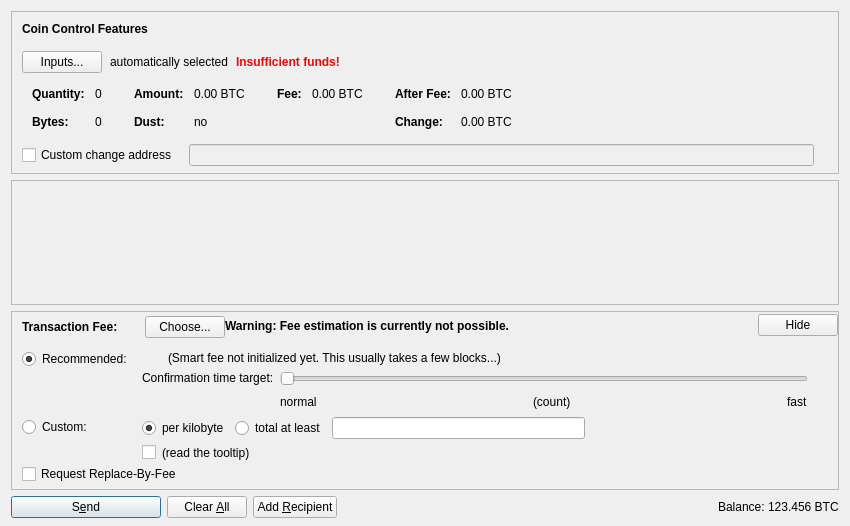
<?xml version="1.0" encoding="UTF-8"?>
<ui version="4.0">
 <class>SendCoinsDialog</class>
 <widget class="QDialog" name="SendCoinsDialog">
  <property name="geometry">
   <rect>
    <x>0</x>
    <y>0</y>
    <width>850</width>
    <height>526</height>
   </rect>
  </property>
  <property name="windowTitle">
   <string>Send Coins</string>
  </property>
  <layout class="QVBoxLayout" name="verticalLayout" stretch="0,1,0,0">
   <property name="bottomMargin">
    <number>8</number>
   </property>
   <item>
    <widget class="QFrame" name="frameCoinControl">
     <property name="sizePolicy">
      <sizepolicy hsizetype="Expanding" vsizetype="Expanding">
       <horstretch>0</horstretch>
       <verstretch>0</verstretch>
      </sizepolicy>
     </property>
     <property name="maximumSize">
      <size>
       <width>16777215</width>
       <height>16777215</height>
      </size>
     </property>
     <property name="frameShape">
      <enum>QFrame::StyledPanel</enum>
     </property>
     <property name="frameShadow">
      <enum>QFrame::Sunken</enum>
     </property>
     <layout class="QVBoxLayout" name="verticalLayoutCoinControl2">
      <property name="spacing">
       <number>0</number>
      </property>
      <property name="leftMargin">
       <number>0</number>
      </property>
      <property name="topMargin">
       <number>0</number>
      </property>
      <property name="rightMargin">
       <number>0</number>
      </property>
      <property name="bottomMargin">
       <number>6</number>
      </property>
      <item>
       <layout class="QVBoxLayout" name="verticalLayoutCoinControl" stretch="0,0,0,0,1">
        <property name="spacing">
         <number>0</number>
        </property>
        <property name="leftMargin">
         <number>10</number>
        </property>
        <property name="topMargin">
         <number>10</number>
        </property>
        <item>
         <layout class="QHBoxLayout" name="horizontalLayoutCoinControl1">
          <property name="bottomMargin">
           <number>15</number>
          </property>
          <item>
           <widget class="QLabel" name="labelCoinControlFeatures">
            <property name="sizePolicy">
             <sizepolicy hsizetype="Preferred" vsizetype="Maximum">
              <horstretch>0</horstretch>
              <verstretch>0</verstretch>
             </sizepolicy>
            </property>
            <property name="font">
             <font>
              <weight>75</weight>
              <bold>true</bold>
             </font>
            </property>
            <property name="styleSheet">
             <string notr="true">font-weight:bold;</string>
            </property>
            <property name="text">
             <string>Coin Control Features</string>
            </property>
           </widget>
          </item>
         </layout>
        </item>
        <item>
         <layout class="QHBoxLayout" name="horizontalLayoutCoinControl2" stretch="0,0,0,0">
          <property name="spacing">
           <number>8</number>
          </property>
          <property name="bottomMargin">
           <number>10</number>
          </property>
          <item>
           <widget class="QPushButton" name="pushButtonCoinControl">
            <property name="styleSheet">
             <string notr="true"/>
            </property>
            <property name="text">
             <string>Inputs...</string>
            </property>
            <property name="autoDefault">
             <bool>false</bool>
            </property>
           </widget>
          </item>
          <item>
           <widget class="QLabel" name="labelCoinControlAutomaticallySelected">
            <property name="text">
             <string>automatically selected</string>
            </property>
            <property name="margin">
             <number>5</number>
            </property>
           </widget>
          </item>
          <item>
           <widget class="QLabel" name="labelCoinControlInsuffFunds">
            <property name="font">
             <font>
              <weight>75</weight>
              <bold>true</bold>
             </font>
            </property>
            <property name="styleSheet">
             <string notr="true">color:red;font-weight:bold;</string>
            </property>
            <property name="text">
             <string>Insufficient funds!</string>
            </property>
            <property name="margin">
             <number>5</number>
            </property>
           </widget>
          </item>
          <item>
           <spacer name="horizontalSpacerCoinControl">
            <property name="orientation">
             <enum>Qt::Horizontal</enum>
            </property>
            <property name="sizeHint" stdset="0">
             <size>
              <width>40</width>
              <height>1</height>
             </size>
            </property>
           </spacer>
          </item>
         </layout>
        </item>
        <item>
         <widget class="QWidget" name="widgetCoinControl" native="true">
          <property name="sizePolicy">
           <sizepolicy hsizetype="Preferred" vsizetype="Preferred">
            <horstretch>0</horstretch>
            <verstretch>0</verstretch>
           </sizepolicy>
          </property>
          <property name="minimumSize">
           <size>
            <width>0</width>
            <height>0</height>
           </size>
          </property>
          <property name="styleSheet">
           <string notr="true"/>
          </property>
          <layout class="QHBoxLayout" name="horizontalLayoutCoinControl5">
           <property name="leftMargin">
            <number>0</number>
           </property>
           <property name="topMargin">
            <number>0</number>
           </property>
           <property name="rightMargin">
            <number>0</number>
           </property>
           <property name="bottomMargin">
            <number>0</number>
           </property>
           <item>
            <layout class="QHBoxLayout" name="horizontalLayoutCoinControl3" stretch="0,0,0,1">
             <property name="spacing">
              <number>20</number>
             </property>
             <property name="topMargin">
              <number>0</number>
             </property>
             <property name="bottomMargin">
              <number>10</number>
             </property>
             <item>
              <layout class="QFormLayout" name="formLayoutCoinControl1">
               <property name="horizontalSpacing">
                <number>10</number>
               </property>
               <property name="verticalSpacing">
                <number>14</number>
               </property>
               <property name="leftMargin">
                <number>10</number>
               </property>
               <property name="topMargin">
                <number>4</number>
               </property>
               <property name="rightMargin">
                <number>6</number>
               </property>
               <item row="0" column="0">
                <widget class="QLabel" name="labelCoinControlQuantityText">
                 <property name="font">
                  <font>
                   <weight>75</weight>
                   <bold>true</bold>
                  </font>
                 </property>
                 <property name="text">
                  <string>Quantity:</string>
                 </property>
                 <property name="margin">
                  <number>0</number>
                 </property>
                </widget>
               </item>
               <item row="0" column="1">
                <widget class="QLabel" name="labelCoinControlQuantity">
                 <property name="cursor">
                  <cursorShape>IBeamCursor</cursorShape>
                 </property>
                 <property name="contextMenuPolicy">
                  <enum>Qt::ActionsContextMenu</enum>
                 </property>
                 <property name="text">
                  <string notr="true">0</string>
                 </property>
                 <property name="margin">
                  <number>0</number>
                 </property>
                 <property name="textInteractionFlags">
                  <set>Qt::LinksAccessibleByMouse|Qt::TextSelectableByKeyboard|Qt::TextSelectableByMouse</set>
                 </property>
                </widget>
               </item>
               <item row="1" column="0">
                <widget class="QLabel" name="labelCoinControlBytesText">
                 <property name="font">
                  <font>
                   <weight>75</weight>
                   <bold>true</bold>
                  </font>
                 </property>
                 <property name="text">
                  <string>Bytes:</string>
                 </property>
                </widget>
               </item>
               <item row="1" column="1">
                <widget class="QLabel" name="labelCoinControlBytes">
                 <property name="cursor">
                  <cursorShape>IBeamCursor</cursorShape>
                 </property>
                 <property name="contextMenuPolicy">
                  <enum>Qt::ActionsContextMenu</enum>
                 </property>
                 <property name="text">
                  <string notr="true">0</string>
                 </property>
                 <property name="textInteractionFlags">
                  <set>Qt::LinksAccessibleByMouse|Qt::TextSelectableByKeyboard|Qt::TextSelectableByMouse</set>
                 </property>
                </widget>
               </item>
              </layout>
             </item>
             <item>
              <layout class="QFormLayout" name="formLayoutCoinControl2">
               <property name="horizontalSpacing">
                <number>10</number>
               </property>
               <property name="verticalSpacing">
                <number>14</number>
               </property>
               <property name="leftMargin">
                <number>6</number>
               </property>
               <property name="topMargin">
                <number>4</number>
               </property>
               <property name="rightMargin">
                <number>6</number>
               </property>
               <item row="0" column="0">
                <widget class="QLabel" name="labelCoinControlAmountText">
                 <property name="font">
                  <font>
                   <weight>75</weight>
                   <bold>true</bold>
                  </font>
                 </property>
                 <property name="text">
                  <string>Amount:</string>
                 </property>
                 <property name="margin">
                  <number>0</number>
                 </property>
                </widget>
               </item>
               <item row="0" column="1">
                <widget class="QLabel" name="labelCoinControlAmount">
                 <property name="cursor">
                  <cursorShape>IBeamCursor</cursorShape>
                 </property>
                 <property name="contextMenuPolicy">
                  <enum>Qt::ActionsContextMenu</enum>
                 </property>
                 <property name="text">
                  <string notr="true">0.00 BTC</string>
                 </property>
                 <property name="textInteractionFlags">
                  <set>Qt::LinksAccessibleByMouse|Qt::TextSelectableByKeyboard|Qt::TextSelectableByMouse</set>
                 </property>
                </widget>
               </item>
               <item row="1" column="0">
                <widget class="QLabel" name="labelCoinControlLowOutputText">
                 <property name="font">
                  <font>
                   <weight>75</weight>
                   <bold>true</bold>
                  </font>
                 </property>
                 <property name="text">
                  <string>Dust:</string>
                 </property>
                </widget>
               </item>
               <item row="1" column="1">
                <widget class="QLabel" name="labelCoinControlLowOutput">
                 <property name="cursor">
                  <cursorShape>IBeamCursor</cursorShape>
                 </property>
                 <property name="contextMenuPolicy">
                  <enum>Qt::ActionsContextMenu</enum>
                 </property>
                 <property name="text">
                  <string notr="true">no</string>
                 </property>
                 <property name="textInteractionFlags">
                  <set>Qt::LinksAccessibleByMouse|Qt::TextSelectableByKeyboard|Qt::TextSelectableByMouse</set>
                 </property>
                </widget>
               </item>
              </layout>
             </item>
             <item>
              <layout class="QFormLayout" name="formLayoutCoinControl3">
               <property name="horizontalSpacing">
                <number>10</number>
               </property>
               <property name="verticalSpacing">
                <number>14</number>
               </property>
               <property name="leftMargin">
                <number>6</number>
               </property>
               <property name="topMargin">
                <number>4</number>
               </property>
               <property name="rightMargin">
                <number>6</number>
               </property>
               <item row="0" column="0">
                <widget class="QLabel" name="labelCoinControlFeeText">
                 <property name="font">
                  <font>
                   <weight>75</weight>
                   <bold>true</bold>
                  </font>
                 </property>
                 <property name="text">
                  <string>Fee:</string>
                 </property>
                 <property name="margin">
                  <number>0</number>
                 </property>
                </widget>
               </item>
               <item row="0" column="1">
                <widget class="QLabel" name="labelCoinControlFee">
                 <property name="cursor">
                  <cursorShape>IBeamCursor</cursorShape>
                 </property>
                 <property name="contextMenuPolicy">
                  <enum>Qt::ActionsContextMenu</enum>
                 </property>
                 <property name="text">
                  <string notr="true">0.00 BTC</string>
                 </property>
                 <property name="textInteractionFlags">
                  <set>Qt::LinksAccessibleByMouse|Qt::TextSelectableByKeyboard|Qt::TextSelectableByMouse</set>
                 </property>
                </widget>
               </item>
              </layout>
             </item>
             <item>
              <layout class="QFormLayout" name="formLayoutCoinControl4">
               <property name="horizontalSpacing">
                <number>10</number>
               </property>
               <property name="verticalSpacing">
                <number>14</number>
               </property>
               <property name="leftMargin">
                <number>6</number>
               </property>
               <property name="topMargin">
                <number>4</number>
               </property>
               <property name="rightMargin">
                <number>6</number>
               </property>
               <item row="0" column="0">
                <widget class="QLabel" name="labelCoinControlAfterFeeText">
                 <property name="font">
                  <font>
                   <weight>75</weight>
                   <bold>true</bold>
                  </font>
                 </property>
                 <property name="text">
                  <string>After Fee:</string>
                 </property>
                 <property name="margin">
                  <number>0</number>
                 </property>
                </widget>
               </item>
               <item row="0" column="1">
                <widget class="QLabel" name="labelCoinControlAfterFee">
                 <property name="cursor">
                  <cursorShape>IBeamCursor</cursorShape>
                 </property>
                 <property name="contextMenuPolicy">
                  <enum>Qt::ActionsContextMenu</enum>
                 </property>
                 <property name="text">
                  <string notr="true">0.00 BTC</string>
                 </property>
                 <property name="textInteractionFlags">
                  <set>Qt::LinksAccessibleByMouse|Qt::TextSelectableByKeyboard|Qt::TextSelectableByMouse</set>
                 </property>
                </widget>
               </item>
               <item row="1" column="0">
                <widget class="QLabel" name="labelCoinControlChangeText">
                 <property name="font">
                  <font>
                   <weight>75</weight>
                   <bold>true</bold>
                  </font>
                 </property>
                 <property name="text">
                  <string>Change:</string>
                 </property>
                </widget>
               </item>
               <item row="1" column="1">
                <widget class="QLabel" name="labelCoinControlChange">
                 <property name="cursor">
                  <cursorShape>IBeamCursor</cursorShape>
                 </property>
                 <property name="contextMenuPolicy">
                  <enum>Qt::ActionsContextMenu</enum>
                 </property>
                 <property name="text">
                  <string notr="true">0.00 BTC</string>
                 </property>
                 <property name="textInteractionFlags">
                  <set>Qt::LinksAccessibleByMouse|Qt::TextSelectableByKeyboard|Qt::TextSelectableByMouse</set>
                 </property>
                </widget>
               </item>
              </layout>
             </item>
            </layout>
           </item>
          </layout>
         </widget>
        </item>
        <item>
         <layout class="QHBoxLayout" name="horizontalLayoutCoinControl4" stretch="0,0,0">
          <property name="spacing">
           <number>12</number>
          </property>
          <property name="sizeConstraint">
           <enum>QLayout::SetDefaultConstraint</enum>
          </property>
          <property name="topMargin">
           <number>5</number>
          </property>
          <property name="rightMargin">
           <number>5</number>
          </property>
          <item>
           <widget class="QCheckBox" name="checkBoxCoinControlChange">
            <property name="toolTip">
             <string>If this is activated, but the change address is empty or invalid, change will be sent to a newly generated address.</string>
            </property>
            <property name="text">
             <string>Custom change address</string>
            </property>
           </widget>
          </item>
          <item>
           <widget class="QValidatedLineEdit" name="lineEditCoinControlChange">
            <property name="enabled">
             <bool>false</bool>
            </property>
            <property name="sizePolicy">
             <sizepolicy hsizetype="Expanding" vsizetype="Fixed">
              <horstretch>0</horstretch>
              <verstretch>0</verstretch>
             </sizepolicy>
            </property>
           </widget>
          </item>
          <item>
           <widget class="QLabel" name="labelCoinControlChangeLabel">
            <property name="sizePolicy">
             <sizepolicy hsizetype="Preferred" vsizetype="Expanding">
              <horstretch>0</horstretch>
              <verstretch>0</verstretch>
             </sizepolicy>
            </property>
            <property name="minimumSize">
             <size>
              <width>0</width>
              <height>0</height>
             </size>
            </property>
            <property name="text">
             <string/>
            </property>
            <property name="margin">
             <number>3</number>
            </property>
           </widget>
          </item>
         </layout>
        </item>
        <item>
         <spacer name="verticalSpacerCoinControl">
          <property name="orientation">
           <enum>Qt::Vertical</enum>
          </property>
          <property name="sizeHint" stdset="0">
           <size>
            <width>800</width>
            <height>1</height>
           </size>
          </property>
         </spacer>
        </item>
       </layout>
      </item>
     </layout>
    </widget>
   </item>
   <item>
    <widget class="QScrollArea" name="scrollArea">
     <property name="widgetResizable">
      <bool>true</bool>
     </property>
     <widget class="QWidget" name="scrollAreaWidgetContents">
      <property name="geometry">
       <rect>
        <x>0</x>
        <y>0</y>
        <width>830</width>
        <height>104</height>
       </rect>
      </property>
      <layout class="QVBoxLayout" name="verticalLayout_2" stretch="0,1">
       <property name="leftMargin">
        <number>0</number>
       </property>
       <property name="topMargin">
        <number>0</number>
       </property>
       <property name="rightMargin">
        <number>0</number>
       </property>
       <property name="bottomMargin">
        <number>0</number>
       </property>
       <item>
        <layout class="QVBoxLayout" name="entries">
         <property name="spacing">
          <number>6</number>
         </property>
        </layout>
       </item>
       <item>
        <spacer name="verticalSpacer">
         <property name="orientation">
          <enum>Qt::Vertical</enum>
         </property>
         <property name="sizeHint" stdset="0">
          <size>
           <width>20</width>
           <height>40</height>
          </size>
         </property>
        </spacer>
       </item>
      </layout>
     </widget>
    </widget>
   </item>
   <item>
    <widget class="QFrame" name="frameFee">
     <property name="sizePolicy">
      <sizepolicy hsizetype="Expanding" vsizetype="Expanding">
       <horstretch>0</horstretch>
       <verstretch>0</verstretch>
      </sizepolicy>
     </property>
     <property name="maximumSize">
      <size>
       <width>16777215</width>
       <height>16777215</height>
      </size>
     </property>
     <property name="frameShape">
      <enum>QFrame::StyledPanel</enum>
     </property>
     <property name="frameShadow">
      <enum>QFrame::Sunken</enum>
     </property>
     <layout class="QVBoxLayout" name="verticalLayoutFee1">
      <property name="spacing">
       <number>0</number>
      </property>
      <property name="leftMargin">
       <number>0</number>
      </property>
      <property name="topMargin">
       <number>0</number>
      </property>
      <property name="rightMargin">
       <number>0</number>
      </property>
      <property name="bottomMargin">
       <number>0</number>
      </property>
      <item>
       <layout class="QVBoxLayout" name="verticalLayoutFee2" stretch="0,0,0">
        <property name="spacing">
         <number>0</number>
        </property>
        <property name="leftMargin">
         <number>10</number>
        </property>
        <property name="topMargin">
         <number>0</number>
        </property>
        <item>
         <layout class="QHBoxLayout" name="horizontalLayoutFee1">
          <property name="bottomMargin">
           <number>0</number>
          </property>
          <item>
           <layout class="QVBoxLayout" name="verticalLayoutFee7">
            <property name="spacing">
             <number>0</number>
            </property>
            <item>
             <spacer name="verticalSpacerSmartFee">
              <property name="orientation">
               <enum>Qt::Vertical</enum>
              </property>
              <property name="sizeType">
               <enum>QSizePolicy::Fixed</enum>
              </property>
              <property name="sizeHint" stdset="0">
               <size>
                <width>1</width>
                <height>4</height>
               </size>
              </property>
             </spacer>
            </item>
            <item>
             <layout class="QHBoxLayout" name="horizontalLayoutSmartFee">
              <property name="spacing">
               <number>10</number>
              </property>
              <item>
               <widget class="QLabel" name="labelFeeHeadline">
                <property name="sizePolicy">
                 <sizepolicy hsizetype="Preferred" vsizetype="Maximum">
                  <horstretch>0</horstretch>
                  <verstretch>0</verstretch>
                 </sizepolicy>
                </property>
                <property name="font">
                 <font>
                  <weight>75</weight>
                  <bold>true</bold>
                 </font>
                </property>
                <property name="styleSheet">
                 <string notr="true">font-weight:bold;</string>
                </property>
                <property name="text">
                 <string>Transaction Fee:</string>
                </property>
               </widget>
              </item>
              <item>
               <widget class="QLabel" name="labelFeeMinimized">
                <property name="text">
                 <string/>
                </property>
               </widget>
              </item>
              <item>
               <widget class="QPushButton" name="buttonChooseFee">
                <property name="text">
                 <string>Choose...</string>
                </property>
               </widget>
              </item>
             </layout>
            </item>
            <item>
             <spacer name="verticalSpacer_5">
              <property name="orientation">
               <enum>Qt::Vertical</enum>
              </property>
              <property name="sizeHint" stdset="0">
               <size>
                <width>1</width>
                <height>1</height>
               </size>
              </property>
             </spacer>
            </item>
           </layout>
          </item>
          <item>
           <widget class="QLabel" name="fallbackFeeWarningLabel">
            <property name="toolTip">
             <string>Using the fallbackfee can result in sending a transaction that will take several hours or days (or never) to confirm. Consider choosing your fee manually or wait until your have validated the complete chain.</string>
            </property>
            <property name="font">
            <font>
                <weight>75</weight>
                <bold>true</bold>
            </font>
            </property>
            <property name="text">
             <string>Warning: Fee estimation is currently not possible.</string>
            </property>
            <property name="wordWrap">
             <bool>false</bool>
            </property>
           </widget>
          </item>
          <item>
           <spacer name="horizontalSpacer_4">
            <property name="orientation">
             <enum>Qt::Horizontal</enum>
            </property>
            <property name="sizeType">
             <enum>QSizePolicy::MinimumExpanding</enum>
            </property>
            <property name="sizeHint" stdset="0">
             <size>
              <width>40</width>
              <height>20</height>
             </size>
            </property>
           </spacer>
          </item>
          <item>
           <widget class="QPushButton" name="buttonMinimizeFee">
            <property name="toolTip">
             <string>collapse fee-settings</string>
            </property>
            <property name="text">
             <string>Hide</string>
            </property>
           </widget>
          </item>
         </layout>
        </item>
        <item>
         <widget class="QFrame" name="frameFeeSelection">
          <layout class="QVBoxLayout" name="verticalLayoutFee12">
           <property name="spacing">
            <number>0</number>
           </property>
           <property name="leftMargin">
            <number>0</number>
           </property>
           <property name="topMargin">
            <number>0</number>
           </property>
           <property name="rightMargin">
            <number>0</number>
           </property>
           <property name="bottomMargin">
            <number>0</number>
           </property>
           <item>
            <layout class="QGridLayout" name="gridLayoutFee">
             <property name="topMargin">
              <number>10</number>
             </property>
             <property name="bottomMargin">
              <number>4</number>
             </property>
             <property name="horizontalSpacing">
              <number>10</number>
             </property>
             <property name="verticalSpacing">
              <number>4</number>
             </property>
             <item row="1" column="1">
              <layout class="QVBoxLayout" name="verticalLayoutFee8">
               <property name="spacing">
                <number>6</number>
               </property>
               <item>
                <layout class="QHBoxLayout" name="horizontalLayoutFee13">
                 <item>
                  <widget class="QRadioButton" name="radioCustomPerKilobyte">
                   <property name="toolTip">
                    <string>If the custom fee is set to 1000 satoshis and the transaction is only 250 bytes, then &quot;per kilobyte&quot; only pays 250 satoshis in fee, while &quot;total at least&quot; pays 1000 satoshis. For transactions bigger than a kilobyte both pay by kilobyte.</string>
                   </property>
                   <property name="text">
                    <string>per kilobyte</string>
                   </property>
                   <property name="checked">
                    <bool>true</bool>
                   </property>
                   <attribute name="buttonGroup">
                    <string notr="true">groupCustomFee</string>
                   </attribute>
                  </widget>
                 </item>
                 <item>
                  <widget class="QRadioButton" name="radioCustomAtLeast">
                   <property name="toolTip">
                    <string>If the custom fee is set to 1000 satoshis and the transaction is only 250 bytes, then &quot;per kilobyte&quot; only pays 250 satoshis in fee, while &quot;total at least&quot; pays 1000 satoshis. For transactions bigger than a kilobyte both pay by kilobyte.</string>
                   </property>
                   <property name="text">
                    <string>total at least</string>
                   </property>
                   <attribute name="buttonGroup">
                    <string notr="true">groupCustomFee</string>
                   </attribute>
                  </widget>
                 </item>
                 <item>
                  <widget class="TrollcoinAmountField" name="customFee"/>
                 </item>
                 <item>
                  <spacer name="horizontalSpacer_6">
                   <property name="orientation">
                    <enum>Qt::Horizontal</enum>
                   </property>
                   <property name="sizeHint" stdset="0">
                    <size>
                     <width>1</width>
                     <height>1</height>
                    </size>
                   </property>
                  </spacer>
                 </item>
                </layout>
               </item>
               <item>
                <layout class="QHBoxLayout" name="horizontalLayoutFee8">
                 <item>
                  <widget class="QCheckBox" name="checkBoxMinimumFee">
                   <property name="toolTip">
                    <string>Paying only the minimum fee is just fine as long as there is less transaction volume than space in the blocks. But be aware that this can end up in a never confirming transaction once there is more demand for trollcoin transactions than the network can process.</string>
                   </property>
                   <property name="text">
                    <string/>
                   </property>
                  </widget>
                 </item>
                 <item>
                  <widget class="QLabel" name="labelMinFeeWarning">
                   <property name="enabled">
                    <bool>true</bool>
                   </property>
                   <property name="toolTip">
                    <string>Paying only the minimum fee is just fine as long as there is less transaction volume than space in the blocks. But be aware that this can end up in a never confirming transaction once there is more demand for trollcoin transactions than the network can process.</string>
                   </property>
                   <property name="text">
                    <string>(read the tooltip)</string>
                   </property>
                   <property name="margin">
                    <number>5</number>
                   </property>
                  </widget>
                 </item>
                 <item>
                  <spacer name="horizontalSpacer_2">
                   <property name="orientation">
                    <enum>Qt::Horizontal</enum>
                   </property>
                   <property name="sizeHint" stdset="0">
                    <size>
                     <width>1</width>
                     <height>1</height>
                    </size>
                   </property>
                  </spacer>
                 </item>
                </layout>
               </item>
              </layout>
             </item>
             <item row="0" column="0">
              <layout class="QVBoxLayout" name="verticalLayoutFee4" stretch="0,1">
               <item>
                <widget class="QRadioButton" name="radioSmartFee">
                 <property name="text">
                  <string>Recommended:</string>
                 </property>
                 <property name="checked">
                  <bool>true</bool>
                 </property>
                 <attribute name="buttonGroup">
                  <string notr="true">groupFee</string>
                 </attribute>
                </widget>
               </item>
               <item>
                <spacer name="verticalSpacer_2">
                 <property name="orientation">
                  <enum>Qt::Vertical</enum>
                 </property>
                 <property name="sizeHint" stdset="0">
                  <size>
                   <width>1</width>
                   <height>1</height>
                  </size>
                 </property>
                </spacer>
               </item>
              </layout>
             </item>
             <item row="1" column="0">
              <layout class="QVBoxLayout" name="verticalLayoutFee9" stretch="0,1">
               <item>
                <widget class="QRadioButton" name="radioCustomFee">
                 <property name="text">
                  <string>Custom:</string>
                 </property>
                 <attribute name="buttonGroup">
                  <string notr="true">groupFee</string>
                 </attribute>
                </widget>
               </item>
               <item>
                <spacer name="verticalSpacer_6">
                 <property name="orientation">
                  <enum>Qt::Vertical</enum>
                 </property>
                 <property name="sizeHint" stdset="0">
                  <size>
                   <width>1</width>
                   <height>1</height>
                  </size>
                 </property>
                </spacer>
               </item>
              </layout>
             </item>
             <item row="0" column="1">
              <layout class="QVBoxLayout" name="verticalLayoutFee3" stretch="0,0,1">
               <property name="spacing">
                <number>6</number>
               </property>
               <property name="topMargin">
                <number>2</number>
               </property>
               <item>
                <layout class="QHBoxLayout" name="horizontalLayoutFee12">
                 <item>
                  <widget class="QLabel" name="labelSmartFee">
                   <property name="text">
                    <string/>
                   </property>
                   <property name="margin">
                    <number>2</number>
                   </property>
                  </widget>
                 </item>
                 <item>
                  <widget class="QLabel" name="labelFeeEstimation">
                   <property name="text">
                    <string/>
                   </property>
                  </widget>
                 </item>
                 <item>
                  <widget class="QLabel" name="labelSmartFee2">
                   <property name="text">
                    <string>(Smart fee not initialized yet. This usually takes a few blocks...)</string>
                   </property>
                   <property name="margin">
                    <number>2</number>
                   </property>
                  </widget>
                 </item>
                 <item>
                  <spacer name="horizontalSpacer_5">
                   <property name="orientation">
                    <enum>Qt::Horizontal</enum>
                   </property>
                   <property name="sizeHint" stdset="0">
                    <size>
                     <width>1</width>
                     <height>1</height>
                    </size>
                   </property>
                  </spacer>
                 </item>
                </layout>
               </item>
               <item>
                <layout class="QHBoxLayout" name="horizontalLayoutFee9">
                 <item>
                  <layout class="QVBoxLayout" name="verticalLayoutFee6">
                   <item>
                    <widget class="QLabel" name="labelSmartFee3">
                     <property name="text">
                      <string>Confirmation time target:</string>
                     </property>
                     <property name="margin">
                      <number>2</number>
                     </property>
                    </widget>
                   </item>
                   <item>
                    <spacer name="verticalSpacer_3">
                     <property name="orientation">
                      <enum>Qt::Vertical</enum>
                     </property>
                     <property name="sizeHint" stdset="0">
                      <size>
                       <width>1</width>
                       <height>1</height>
                      </size>
                     </property>
                    </spacer>
                   </item>
                  </layout>
                 </item>
                 <item>
                  <layout class="QVBoxLayout" name="verticalLayoutFee5">
                   <property name="rightMargin">
                    <number>30</number>
                   </property>
                   <item>
                    <widget class="QSlider" name="sliderSmartFee">
                     <property name="minimum">
                      <number>0</number>
                     </property>
                     <property name="maximum">
                      <number>23</number>
                     </property>
                     <property name="pageStep">
                      <number>1</number>
                     </property>
                     <property name="value">
                      <number>0</number>
                     </property>
                     <property name="orientation">
                      <enum>Qt::Horizontal</enum>
                     </property>
                     <property name="invertedAppearance">
                      <bool>false</bool>
                     </property>
                     <property name="invertedControls">
                      <bool>false</bool>
                     </property>
                     <property name="tickPosition">
                      <enum>QSlider::NoTicks</enum>
                     </property>
                    </widget>
                   </item>
                   <item>
                    <layout class="QHBoxLayout" name="horizontalLayoutFee10">
                     <item>
                      <widget class="QLabel" name="labelSmartFeeNormal">
                       <property name="text">
                        <string>normal</string>
                       </property>
                      </widget>
                     </item>
                     <item>
                      <spacer name="horizontalSpacer_7">
                       <property name="orientation">
                        <enum>Qt::Horizontal</enum>
                       </property>
                       <property name="sizeHint" stdset="0">
                        <size>
                         <width>40</width>
                         <height>20</height>
                        </size>
                       </property>
                      </spacer>
                     </item>
                     <item>
                      <widget class="QLabel" name="confirmationTargetLabel">
                       <property name="text">
                        <string notr="true">(count)</string>
                       </property>
                      </widget>
                     </item>
                     <item>
                      <spacer name="horizontalSpacer_3">
                       <property name="orientation">
                        <enum>Qt::Horizontal</enum>
                       </property>
                       <property name="sizeHint" stdset="0">
                        <size>
                         <width>40</width>
                         <height>20</height>
                        </size>
                       </property>
                      </spacer>
                     </item>
                     <item>
                      <widget class="QLabel" name="labelSmartFeeFast">
                       <property name="text">
                        <string>fast</string>
                       </property>
                      </widget>
                     </item>
                    </layout>
                   </item>
                  </layout>
                 </item>
                </layout>
               </item>
               <item>
                <spacer name="verticalSpacer_4">
                 <property name="orientation">
                  <enum>Qt::Vertical</enum>
                 </property>
                 <property name="sizeHint" stdset="0">
                  <size>
                   <width>1</width>
                   <height>1</height>
                  </size>
                 </property>
                </spacer>
               </item>
              </layout>
             </item>
            </layout>
           </item>
           <item>
            <widget class="QCheckBox" name="optInRBF">
             <property name="text">
              <string>Request Replace-By-Fee</string>
             </property>
             <property name="toolTip">
              <string>Indicates that the sender may wish to replace this transaction with a new one paying higher fees (prior to being confirmed).</string>
             </property>
            </widget>
           </item>
          </layout>
         </widget>
        </item>
        <item>
         <spacer name="verticalSpacerFee">
          <property name="orientation">
           <enum>Qt::Vertical</enum>
          </property>
          <property name="sizeHint" stdset="0">
           <size>
            <width>40</width>
            <height>5</height>
           </size>
          </property>
         </spacer>
        </item>
       </layout>
      </item>
     </layout>
    </widget>
   </item>
   <item>
    <layout class="QHBoxLayout" name="horizontalLayout">
     <item>
      <widget class="QPushButton" name="sendButton">
       <property name="minimumSize">
        <size>
         <width>150</width>
         <height>0</height>
        </size>
       </property>
       <property name="toolTip">
        <string>Confirm the send action</string>
       </property>
       <property name="text">
        <string>S&amp;end</string>
       </property>
       <property name="icon">
        <iconset resource="../trollcoin.qrc">
         <normaloff>:/icons/send</normaloff>:/icons/send</iconset>
       </property>
       <property name="autoDefault">
        <bool>false</bool>
       </property>
       <property name="default">
        <bool>true</bool>
       </property>
      </widget>
     </item>
     <item>
      <widget class="QPushButton" name="clearButton">
       <property name="sizePolicy">
        <sizepolicy hsizetype="Minimum" vsizetype="Fixed">
         <horstretch>0</horstretch>
         <verstretch>0</verstretch>
        </sizepolicy>
       </property>
       <property name="toolTip">
        <string>Clear all fields of the form.</string>
       </property>
       <property name="text">
        <string>Clear &amp;All</string>
       </property>
       <property name="icon">
        <iconset resource="../trollcoin.qrc">
         <normaloff>:/icons/remove</normaloff>:/icons/remove</iconset>
       </property>
       <property name="autoDefault">
        <bool>false</bool>
       </property>
      </widget>
     </item>
     <item>
      <widget class="QPushButton" name="addButton">
       <property name="toolTip">
        <string>Send to multiple recipients at once</string>
       </property>
       <property name="text">
        <string>Add &amp;Recipient</string>
       </property>
       <property name="icon">
        <iconset resource="../trollcoin.qrc">
         <normaloff>:/icons/add</normaloff>:/icons/add</iconset>
       </property>
       <property name="autoDefault">
        <bool>false</bool>
       </property>
      </widget>
     </item>
     <item>
      <spacer name="horizontalSpacer">
       <property name="orientation">
        <enum>Qt::Horizontal</enum>
       </property>
       <property name="sizeHint" stdset="0">
        <size>
         <width>40</width>
         <height>20</height>
        </size>
       </property>
      </spacer>
     </item>
     <item>
      <layout class="QHBoxLayout" name="horizontalLayout_2">
       <property name="spacing">
        <number>3</number>
       </property>
       <item>
        <widget class="QLabel" name="label">
         <property name="sizePolicy">
          <sizepolicy hsizetype="Preferred" vsizetype="Fixed">
           <horstretch>0</horstretch>
           <verstretch>0</verstretch>
          </sizepolicy>
         </property>
         <property name="text">
          <string>Balance:</string>
         </property>
        </widget>
       </item>
       <item>
        <widget class="QLabel" name="labelBalance">
         <property name="sizePolicy">
          <sizepolicy hsizetype="Preferred" vsizetype="Fixed">
           <horstretch>0</horstretch>
           <verstretch>0</verstretch>
          </sizepolicy>
         </property>
         <property name="cursor">
          <cursorShape>IBeamCursor</cursorShape>
         </property>
         <property name="text">
          <string notr="true">123.456 BTC</string>
         </property>
         <property name="textInteractionFlags">
          <set>Qt::LinksAccessibleByMouse|Qt::TextSelectableByKeyboard|Qt::TextSelectableByMouse</set>
         </property>
        </widget>
       </item>
      </layout>
     </item>
    </layout>
   </item>
  </layout>
 </widget>
 <customwidgets>
  <customwidget>
   <class>QValidatedLineEdit</class>
   <extends>QLineEdit</extends>
   <header>qvalidatedlineedit.h</header>
  </customwidget>
  <customwidget>
   <class>TrollcoinAmountField</class>
   <extends>QLineEdit</extends>
   <header>trollcoinamountfield.h</header>
   <container>1</container>
  </customwidget>
 </customwidgets>
 <resources>
  <include location="../trollcoin.qrc"/>
 </resources>
 <connections/>
 <buttongroups>
  <buttongroup name="groupFee"/>
  <buttongroup name="groupCustomFee"/>
 </buttongroups>
</ui>
